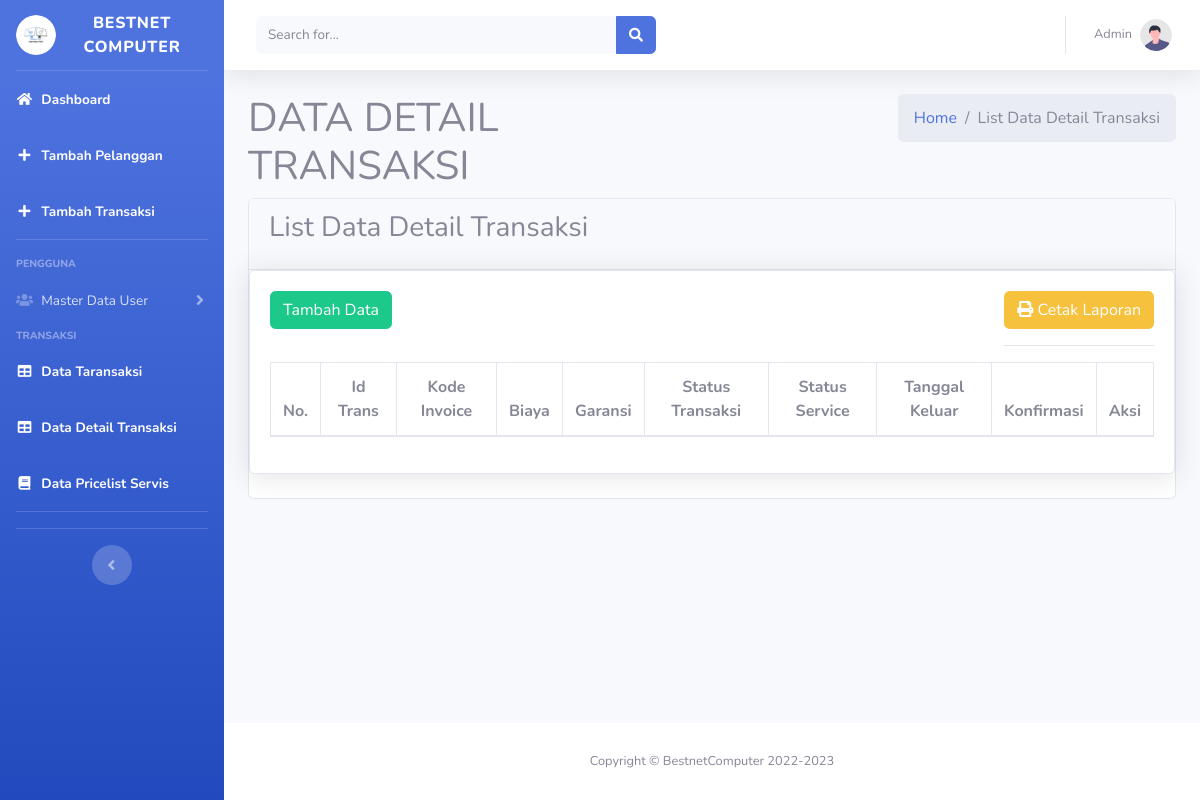
Page /index.php/detailtransaksi on the earlier database version.
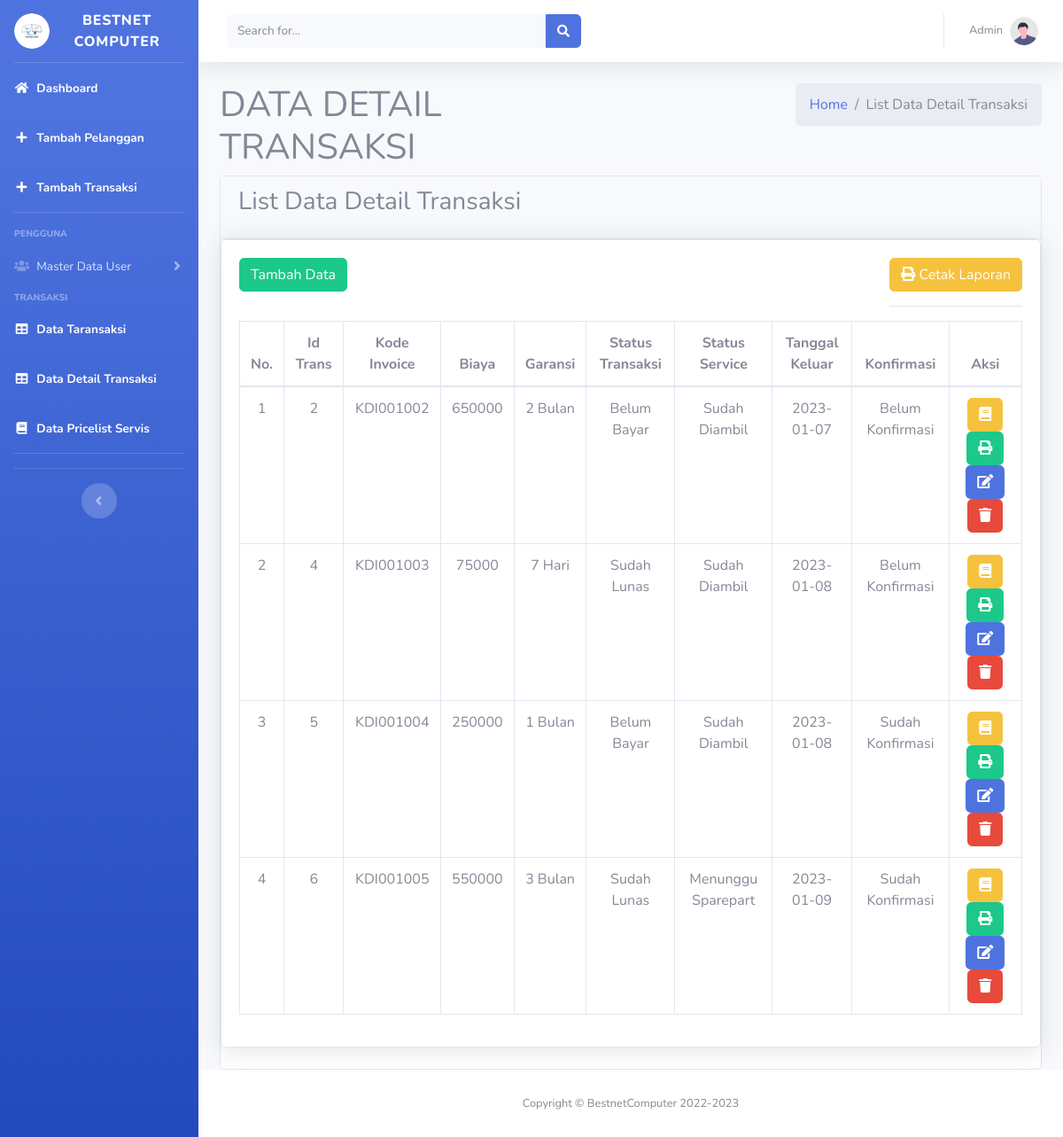
Same page on the later database version.
### tables this page shows
CREATE TABLE `tbl_detailtransaksi` (
  `Id_Detailtrans` int(11) NOT NULL AUTO_INCREMENT,
  `Id_Transaksi` int(11) DEFAULT NULL,
  `Kode_Invoice` varchar(25) DEFAULT NULL,
  `Harga` varchar(10) DEFAULT NULL,
  `Garansi` varchar(50) DEFAULT NULL,
  `Status_Transaksi` enum('Belum Bayar','DP','Sudah Lunas') NOT NULL,
  `Status_Servis` enum('Dibatalkan','Menunggu Sparepart','On Process','Siap Diambil','Sudah Diambil') NOT NULL,
  `Tanggal_Keluar` date DEFAULT NULL,
  `Konfirmasi` enum('Belum Konfirmasi','Sudah Konfirmasi') NOT NULL,
  PRIMARY KEY (`Id_Detailtrans`),
  KEY `tbl_detailtransaksi_ibfk_1` (`Id_Transaksi`),
  CONSTRAINT `tbl_detailtransaksi_ibfk_1` FOREIGN KEY (`Id_Transaksi`) REFERENCES `tbl_transaksi` (`Id_Transaksi`) ON DELETE CASCADE ON UPDATE CASCADE
);

CREATE TABLE `tbl_transaksi` (
  `Id_Transaksi` int(11) NOT NULL AUTO_INCREMENT,
  `Id_User` varchar(11) DEFAULT NULL,
  `Id_Pelanggan` int(11) DEFAULT NULL,
  `Tanggal_Masuk` date DEFAULT NULL,
  `Tipe` enum('Laptop','Printer','Proyektor','PC AIO','PC Build Up','PC Rakitan','Scanner','Monitor') DEFAULT NULL,
  `Model` varchar(50) DEFAULT NULL,
  `Kelengkapan` varchar(100) DEFAULT NULL,
  `Kendala` varchar(100) DEFAULT NULL,
  PRIMARY KEY (`Id_Transaksi`),
  KEY `Id_User` (`Id_User`),
  KEY `tbl_transaksi_ibfk_3` (`Id_Pelanggan`),
  CONSTRAINT `tbl_transaksi_ibfk_2` FOREIGN KEY (`Id_User`) REFERENCES `tbl_user` (`Id_User`) ON DELETE CASCADE ON UPDATE CASCADE,
  CONSTRAINT `tbl_transaksi_ibfk_3` FOREIGN KEY (`Id_Pelanggan`) REFERENCES `tbl_pelanggan` (`Id_Pelanggan`) ON DELETE CASCADE ON UPDATE CASCADE
);

### application/libraries/Template.php (called while the page is built, shortened)
<?php
class Template {
    var $data_template = [];
    function set($name, $value){
        $this->data_template[$name] = $value;
    }
    function load($template = '', $fileview = '', $dataview= [], $return = FALSE)
    {
        $this->CI =& get_instance();
        $this->set('content', $this->CI->load->view($fileview, $dataview, TRUE));
        return $this->CI->load->view($template, $this->data_template, $return);
    }
}

### application/controllers/Detailtransaksi.php (called while the page is built, shortened)
<?php
class Detailtransaksi extends CI_Controller
{
	public function index()
	{
		$data = [
			'judul' => 'DATA DETAIL TRANSAKSI',
			'subjudul' => 'List Data Detail Transaksi',
			'datadetailtransaksi' => $this->MDetailtransaksi->tampilJoinTransaksi()->result(),
		];
		$this->template->load('pages_admin/index', 'dt_detailtransaksi/v_detailtransaksi', $data);
	}
}

### index.php (called while the page is built, shortened)
<?php
require_once BASEPATH.'core/CodeIgniter.php';

### application/models/MDetailtransaksi.php (called while the page is built, shortened)
<?php
class MDetailtransaksi extends CI_Model
{
	public function tampilJoinTransaksi()
	{
		$this->db->select('*');
		$this->db->from('tbl_detailtransaksi');
		$this->db->join('tbl_transaksi', 'tbl_detailtransaksi.Id_Transaksi = tbl_transaksi.Id_Transaksi', 'left');
		$query = $this->db->get();
		return $query;
	}
}

### application/views/dt_detailtransaksi/v_detailtransaksi.php (the view, shortened to what this page needs)
<div class="card card-primary">
	<div class="card-header">
		<h3 class="card-title"><?= $subjudul ?></h3>
	</div>
	<div class="card shadow mb-4">
		<div class="card-body">
			<a href="<?= site_url('detailtransaksi/add') ?>" class="btn btn-success">Tambah Data</a>
			<div class="float-sm-right">
				<a href="<?= site_url('detailtransaksi/cetakLaporan') ?>" target="_blank" class="btn btn-warning"><i class="fa fa-print"></i> Cetak Laporan</a>
				<hr>
			</div>
			<div class="table-responsive">
				<table class="table table-bordered text-center" id="dataTable" width="100%" cellspacing="0">
					<thead>
						<th>No.</th>
						<th>Id Trans</th>
						<th>Kode Invoice</th>
						<th>Biaya</th>
						<th>Garansi</th>
						<th>Status Transaksi</th>
						<th>Status Service</th>
						<th>Tanggal Keluar</th>
						<th>Konfirmasi</th>
						<th>Aksi</th>
					</thead>
					<tbody>
						<?php $Id_Detailtrans = 1; ?>
						<?php foreach ($datadetailtransaksi as $key) {
						?>
							<tr>
								<td><?= $Id_Detailtrans++; ?></td>
								<td><?php echo $key->Id_Transaksi ?></td>
								<td><?php echo $key->Kode_Invoice ?></td>
								<td><?php echo $key->Harga ?></td>
								<td><?php echo $key->Garansi ?></td>
								<td><?php echo $key->Status_Transaksi ?></td>
								<td><?php echo $key->Status_Servis ?></td>
								<td><?php echo $key->Tanggal_Keluar ?></td>
								<td><?php echo $key->Konfirmasi ?></td>
								<td>
									<a href="<?= site_url('detailtransaksi/cetakTandaterima/' . $key->Id_Detailtrans) ?>" target="_blank" class="btn btn-warning"><i class="fa fa-book"></i></a>
									<a href="<?= site_url('detailtransaksi/cetakLaporan/' . $key->Id_Detailtrans) ?>" target="_blank" class="btn btn-success"><i class="fa fa-print"></i></a>
									<a href="<?= site_url('detailtransaksi/edit/' . $key->Id_Detailtrans) ?>" class="btn btn-primary"><i class="fa fa-edit"></i></a>
									<a href="<?= site_url('detailtransaksi/hapus/' . $key->Id_Detailtrans) ?>" class="btn btn-danger"><i class="fa fa-trash"></i></a>
								</td>
							</tr>
						<?php } ?>
					</tbody>
				</table>
			</div>
		</div>
	</div>
</div>

Differences in the rows shown:
added tbl_detailtransaksi: Id_Transaksi.Id_Transaksi "2", Kode_Invoice "KDI001002", Harga "650000", Garansi "2 Bulan", Status_Transaksi "Belum Bayar", Status_Servis "Sudah Diambil", Tanggal_Keluar "2023-01-07", Konfirmasi "Belum Konfirmasi"
added tbl_detailtransaksi: Id_Transaksi.Id_Transaksi "4", Kode_Invoice "KDI001003", Harga "75000", Garansi "7 Hari", Status_Transaksi "Sudah Lunas", Status_Servis "Sudah Diambil", Tanggal_Keluar "2023-01-08", Konfirmasi "Belum Konfirmasi"
added tbl_detailtransaksi: Id_Transaksi.Id_Transaksi "5", Kode_Invoice "KDI001004", Harga "250000", Garansi "1 Bulan", Status_Transaksi "Belum Bayar", Status_Servis "Sudah Diambil", Tanggal_Keluar "2023-01-08", Konfirmasi "Sudah Konfirmasi"
added tbl_detailtransaksi: Id_Transaksi.Id_Transaksi "6", Kode_Invoice "KDI001005", Harga "550000", Garansi "3 Bulan", Status_Transaksi "Sudah Lunas", Status_Servis "Menunggu Sparepart", Tanggal_Keluar "2023-01-09", Konfirmasi "Sudah Konfirmasi"
